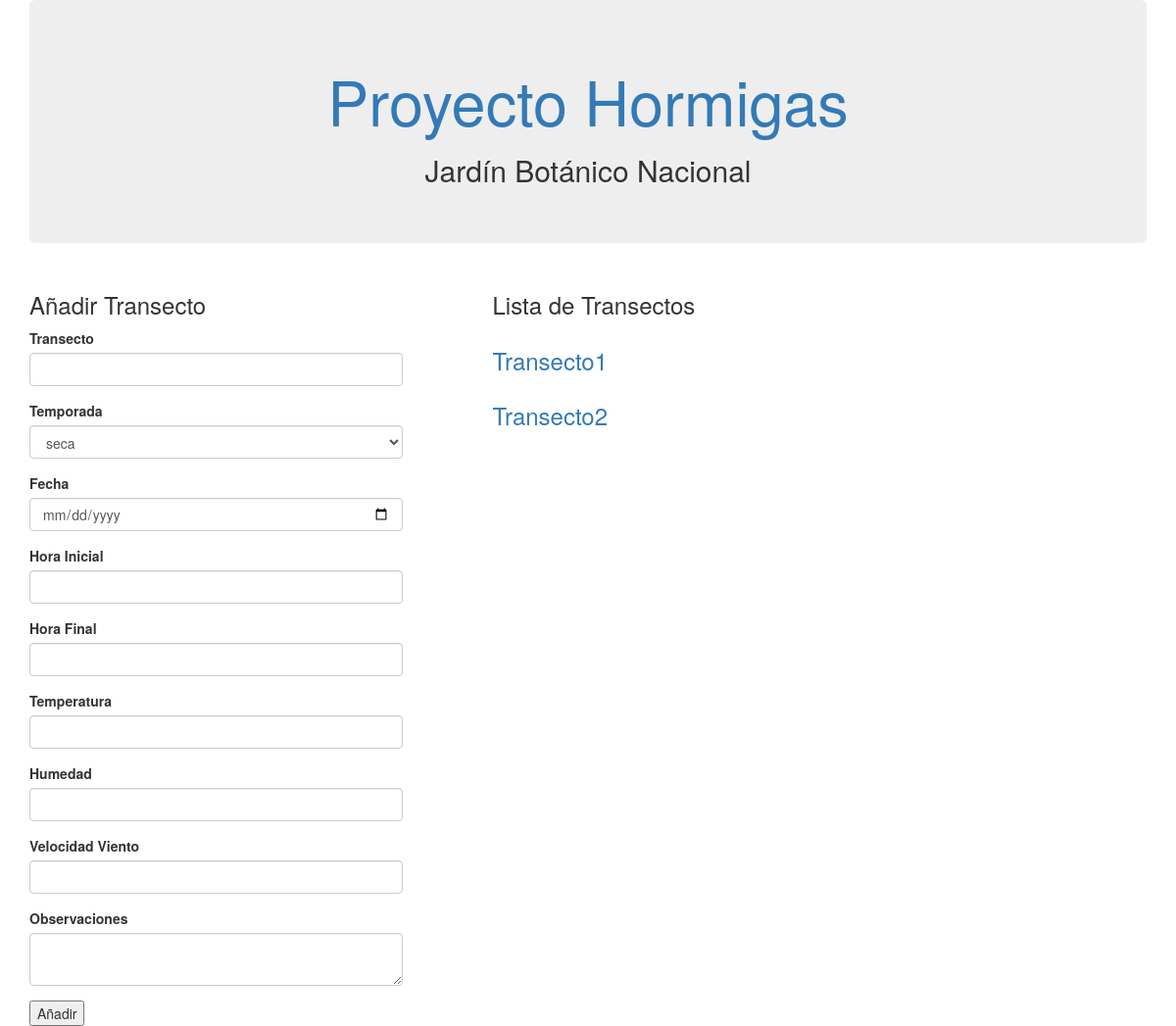
The app's page /transectos/1, older data.
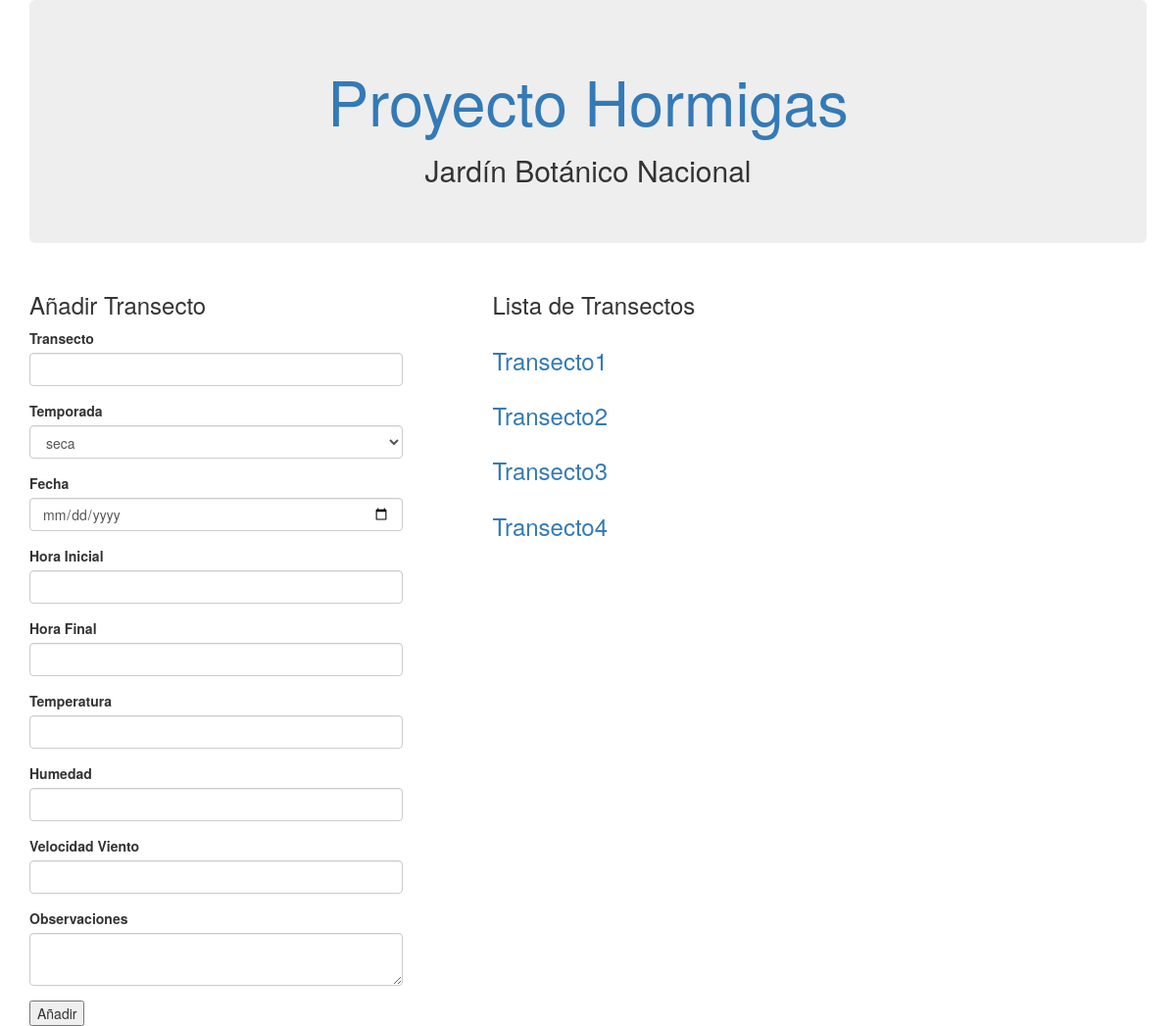
The same page, newer data.
### main.py (models this page shows, shortened)
class Transecto(db.Model):
    id = db.Column(db.Integer, primary_key=True)
    transecto = db.Column(db.String(10))
    temporada = db.Column(db.Enum(Temporada))
    fecha = db.Column(db.Date)
    hora_inicial = db.Column(db.Time)
    hora_final = db.Column(db.Time)
    temperatura = db.Column(db.Float)
    humedad = db.Column(db.Float)
    velocidad_viento = db.Column(db.Float)
    observaciones = db.Column(db.Text)
    parque_id = db.Column(db.Integer, db.ForeignKey('parque_urbano.id'))
    quadrats_tr = db.relationship(
        'Quadrat',
        backref='transecto',
        lazy='dynamic'
    )
    participantes = db.relationship(
        'Participante',
        secondary=participantes,
        backref=db.backref('transectos', lazy='dynamic')
    )

### main.py (the view, shortened to what this page needs)
@app.route('/transectos/<int:parque_id>', methods=['GET', 'POST'])
def transectos(parque_id):
    form = TransectoForm()
    transectos = Transecto.query.filter_by(parque_id=parque_id)
    parque = ParqueUrbano.query.get_or_404(parque_id)
    return render_template(
        'transectos.html',
        transectos=transectos,
        parque=parque,
        form=form)

### main.py
class TransectoForm(FlaskForm):
    transecto = StringField('Transecto', validators=[DataRequired(), Length(max=10)])
    temporada = SelectField('Temporada', choices=[('seca', 'seca'), ('humeda', 'humeda')])
    fecha = DateField('Fecha', validators=[Optional()])
    hora_inicial = TimeField('Hora Inicial', validators=[Optional()])
    hora_final = TimeField('Hora Final', validators=[Optional()])
    temperatura = FloatField('Temperatura', validators=[Optional()])
    humedad = FloatField('Humedad', validators=[Optional()])
    velocidad_viento = FloatField('Velocidad Viento', validators=[Optional()])
    observaciones = TextAreaField('Observaciones', validators=[Optional()])

### templates/transectos.html (shortened to what this page needs)
{% extends "base.html" %}
{% block sub %} {{parque.parque}} {% endblock %}
{% block body %}
    <div class="row">
        <div class="col-md-5">
            <div class="col-md-10">
                <div class="row">
                    <h3>Añadir Transecto</h3>
                </div>
                <div class="row">
                    <form method="POST" action="{{ url_for('transectos',parque_id=parque.id) }}">
                        {{ render_field(form.transecto) }}
                        {{ render_field(form.temporada) }}
                        {{ render_field(form.fecha) }}
                        {{ render_field(form.hora_inicial) }}
                        {{ render_field(form.hora_final) }}
                        {{ render_field(form.temperatura) }}
                        {{ render_field(form.humedad) }}
                        {{ render_field(form.velocidad_viento) }}
                        {{ render_field(form.observaciones) }}
                        <input type="submit" value="Añadir">
                    </form>
                </div>
            </div>
        </div>
        <div class="col-md-5">
            <div class="row">
                <h3>Lista de Transectos</h3>
            </div>
            <div class="row">
                {% for tr in transectos %}
                    <div class="row">
                        <div class="col-md-12">
                            <h3><a href="{{ url_for('quadrats',tr_id=tr.id) }}">{{ tr.transecto }}</a></h3>
                        </div>
                    </div>
                {%endfor%}
            </div>
        </div>
    </div>
{%endblock%}

Row changes from the older to the newer data that the page shows:
added Transecto: transecto "Transecto3"
added Transecto: transecto "Transecto4"
